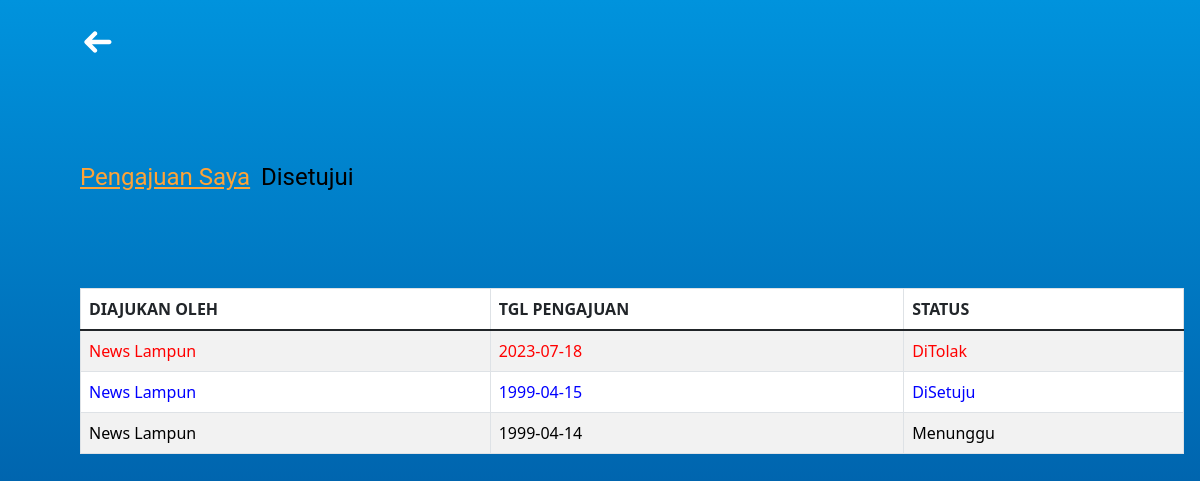
/member-page/riwayat-pengajuan.php (signed in), run on the app's committed database.
### tables this page shows
CREATE TABLE `pengajuan` (
  `id_pengajuan` varchar(255) NOT NULL,
  `id_user` varchar(255) DEFAULT NULL,
  `status` varchar(50) DEFAULT NULL,
  `tglterima` date DEFAULT NULL,
  `tglaju` date DEFAULT NULL,
  `keterangan` text DEFAULT NULL
);

CREATE TABLE `member` (
  `id_user` varchar(255) NOT NULL,
  `phone` varchar(10) DEFAULT NULL,
  `email` text DEFAULT NULL,
  `company_name` text DEFAULT NULL,
  `company_address` text DEFAULT NULL
);

### member-page/riwayat-pengajuan.php (the view, shortened to what this page needs)
<?php
include "../config/connection.php";
$id_user = $_SESSION['id_user'];
?>
<!DOCTYPE html>
<html lang="en">
<head>
    <link rel="stylesheet" href="../style/style-riwayat.css">
    <link href="https://cdn.jsdelivr.net/npm/bootstrap@5.3.0/dist/css/bootstrap.min.css" rel="stylesheet">
    <link rel="stylesheet" href="https://cdn.jsdelivr.net/npm/bootstrap@4.6.2/dist/css/bootstrap.min.css">
    <link href="https://cdn.jsdelivr.net/npm/bootstrap@5.0.2/dist/css/bootstrap.min.css" rel="stylesheet">
    <link href="https://cdn.jsdelivr.net/npm/bootstrap@5.3.0/dist/css/bootstrap.min.css" rel="stylesheet">
</head>
<body>
    <div class="navbar">
        <a href="../index.php" style="text-decoration: none; color:white">
        </a>
    </div>
    <div class="content">
        <div id="pilihan">
            <a href="riwayat-pengajuan.php" class="text-yellow" id="pengajuan">Pengajuan Saya</a>
            <a href="table_setuju.php" class="text-black" id="setuju">Disetujui</a>
        </div>
        <div class="rectangle">
            <table class="table table-striped table-bordered table-hover">
                <thead>
                    <tr>
                        <th scope="col">DIAJUKAN OLEH</th>
                        <th scope="col">TGL PENGAJUAN</th>
                        <th scope="col">STATUS</th>
                    </tr>
                </thead>
                <tbody>
                    <?php
                    $sql = "SELECT * FROM pengajuan JOIN member ON pengajuan.id_user = member.id_user WHERE pengajuan.id_user = ? ORDER BY pengajuan.tglaju DESC;";
                    if ($stmt = $conn->prepare($sql)) {
                        $stmt->bind_param("s", $id_user);
                        $stmt->execute();
                        $result = $stmt->get_result();
                        while ($user = $result->fetch_assoc()) {
                            if ($user['status'] === 'DiSetuju') {
                                $colorClass = 'class-blue';
                            } elseif ($user['status'] === 'DiTolak') {
                                $colorClass = 'class-red';
                            } else {
                                $colorClass = 'class-black';
                            }
                            echo "<tr>
                                <td><a class='table-a $colorClass' href='tambah_pengajuan2.php?id_pengajuan=$user[id_pengajuan]'>$user[company_name]</a></td>
                                <td><a class='table-a $colorClass' href='tambah_pengajuan2.php?id_pengajuan=$user[id_pengajuan]'>$user[tglaju]</a></td>
                                <td><a class='table-a $colorClass' href='tambah_pengajuan2.php?id_pengajuan=$user[id_pengajuan]'>$user[status]</a></td>
                              </tr>";
                        }
                    } else {
                        echo "Error: " . $conn->error;
                    }
                    ?>
                </tbody>
            </table>
        </div>
    </div>
</body>
</html>

### style/style-riwayat.css (style rules this page uses)
body { font-family: Arial, sans-serif; margin: 0; padding: 0; background: linear-gradient(180deg, #0093DD 0%, #00458E 100%); background-repeat: no-repeat; height: 100%; width: 100%; min-height: 100vh; }
.navbar { margin-top: 1rem; margin-left: 5rem; }
#pilihan { display: flex; flex-direction: row; margin: 6rem 5rem; }
.text-yellow { width: 11.31225rem; color: #FFA336; font-family: Roboto; font-size: 1.5rem; font-style: normal; font-weight: 400; line-height: 1.71875rem; }
.text-black { width: 6.206rem; color: #000; font-family: Roboto; font-size: 1.5rem; font-style: normal; font-weight: 400; line-height: 1.71875rem; text-decoration: none; }
.rectangle { width: 92%; flex-shrink: 0; margin: 6rem 5rem; background: #D9D9D9; }
.class-blue { color: blue; text-decoration: none; }
.class-black { color: black; text-decoration: none; }
.class-red { color: red; text-decoration: none; }

### data on the page
pengajuan: member.company_name "News Lampun", tglaju "2023-07-18", status "DiTolak"
pengajuan: member.company_name "News Lampun", tglaju "1999-04-15", status "DiSetuju"
pengajuan: member.company_name "News Lampun", tglaju "1999-04-14", status "Menunggu"
